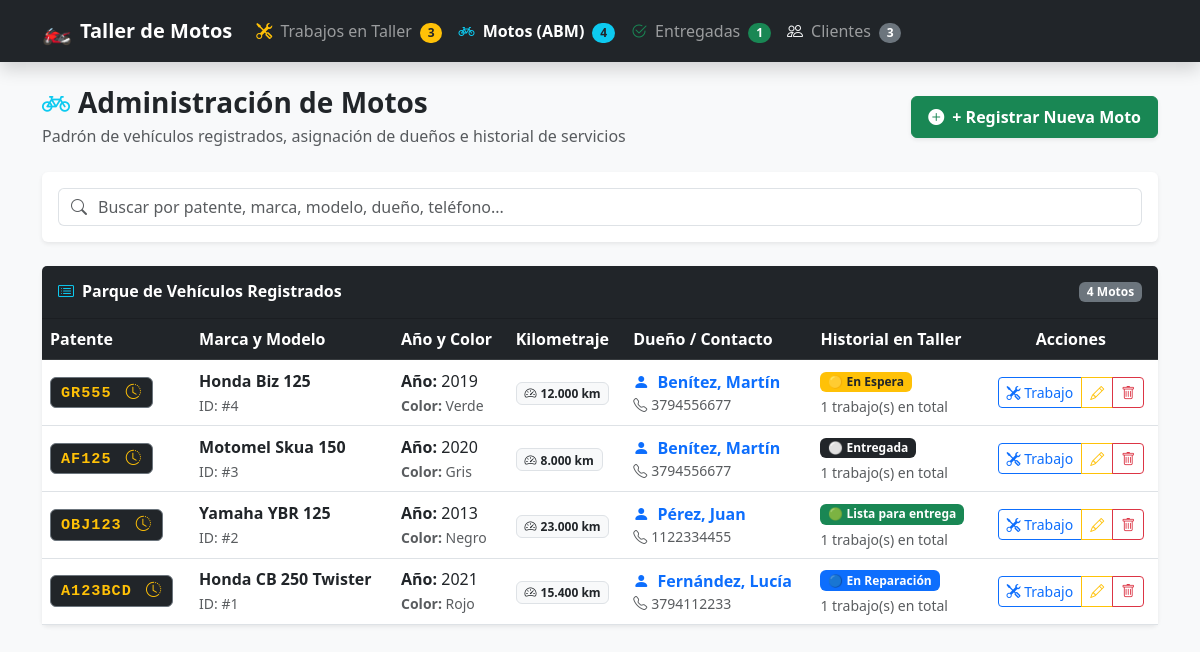
Screenshot of /motos.php with the database file from the repository.
### tables this page shows
CREATE TABLE `motos` (
  `id_moto` int(11) NOT NULL,
  `id_cliente` int(11) NOT NULL,
  `marca` varchar(50) NOT NULL,
  `modelo` varchar(100) NOT NULL,
  `anio` int(11) DEFAULT NULL,
  `patente` varchar(20) NOT NULL,
  `color` varchar(30) DEFAULT NULL,
  `kilometraje` int(11) DEFAULT 0,
  `observaciones` text DEFAULT NULL,
  `estado` enum('En Espera','En Reparacion','Terminado','Entregado') DEFAULT 'En Espera',
  `falla_reportada` text DEFAULT NULL,
  `arreglo_realizado` text DEFAULT NULL,
  `repuestos` text DEFAULT NULL,
  `precio_estimado` decimal(10,2) DEFAULT 0.00,
  `precio_final` decimal(10,2) DEFAULT 0.00,
  `fecha_ingreso` datetime DEFAULT current_timestamp(),
  `fecha_prometida` date DEFAULT NULL,
  `fecha_entrega` datetime DEFAULT NULL
);

CREATE TABLE `clientes` (
  `id_cliente` int(11) NOT NULL,
  `nombre` varchar(100) NOT NULL,
  `apellido` varchar(100) NOT NULL,
  `telefono` varchar(20) NOT NULL,
  `email` varchar(100) DEFAULT NULL,
  `direccion` varchar(200) DEFAULT NULL,
  `fecha_registro` timestamp NOT NULL DEFAULT current_timestamp()
);

### motos.php (the view, shortened to what this page needs)
<?php
require_once 'conexion.php';
$sqlMotos = "SELECT m.*,
                    c.nombre AS cliente_nombre, c.apellido AS cliente_apellido,
                    c.telefono AS cliente_telefono, c.direccion AS cliente_direccion,
                    (SELECT t.estado FROM trabajos t WHERE t.id_moto = m.id_moto ORDER BY t.id_trabajo DESC LIMIT 1) AS ultimo_estado,
                    (SELECT COUNT(*) FROM trabajos t WHERE t.id_moto = m.id_moto) AS total_trabajos
             FROM motos m
             INNER JOIN clientes c ON m.id_cliente = c.id_cliente
             ORDER BY m.id_moto DESC";
$stmtMotos = $pdo->query($sqlMotos);
$motos = $stmtMotos->fetchAll();
?>
<!DOCTYPE html>
<html lang="es">
<head>
    <link href="https://cdn.jsdelivr.net/npm/bootstrap@5.3.0/dist/css/bootstrap.min.css" rel="stylesheet">
    <link href="https://cdn.jsdelivr.net/npm/bootstrap-icons@1.10.5/font/bootstrap-icons.css" rel="stylesheet">
</head>
<body class="bg-light">
    <?php include 'navbar.php'; ?>
    <div class="container mb-5">
        <div class="d-flex flex-wrap justify-content-between align-items-center mb-4 gap-3">
            <div>
                <h3 class="fw-bold mb-1 text-dark">
                    <i class="bi bi-bicycle me-2 text-info"></i>Administración de Motos
                </h3>
                <p class="text-muted mb-0">Padrón de vehículos registrados, asignación de dueños e historial de servicios</p>
            </div>
            <div>
                <a href="nueva_moto.php?solo_moto=1" class="btn btn-success fw-bold shadow-sm px-3 py-2">
                    <i class="bi bi-plus-circle-fill me-1"></i> + Registrar Nueva Moto
                </a>
            </div>
        </div>
        <div class="card shadow-sm border-0 mb-4">
            <div class="card-body p-3">
                <div class="input-group">
                    <span class="input-group-text bg-white border-end-0 text-muted">
                        <i class="bi bi-search"></i>
                    </span>
                    <input type="text" id="buscadorMotos" class="form-control border-start-0 ps-0"
                           placeholder="Buscar por patente, marca, modelo, dueño, teléfono..." onkeyup="filtrarMotos()">
                </div>
            </div>
        </div>
        <div class="card shadow-sm border-0">
            <div class="card-header bg-dark text-white d-flex justify-content-between align-items-center py-3">
                <h5 class="mb-0 fs-6 fw-bold">
                    <i class="bi bi-card-list me-2 text-info"></i>Parque de Vehículos Registrados
                </h5>
                <span class="badge bg-secondary" id="contadorFiltradas"><?php echo count($motos); ?> Motos</span>
            </div>
            <div class="card-body p-0">
                <div class="table-responsive">
                    <table class="table table-hover align-middle mb-0" id="tablaMotos">
                        <thead class="table-dark">
                            <tr>
                                <th>Patente</th>
                                <th>Marca y Modelo</th>
                                <th>Año y Color</th>
                                <th>Kilometraje</th>
                                <th>Dueño / Contacto</th>
                                <th>Historial en Taller</th>
                                <th class="text-center">Acciones</th>
                            </tr>
                        </thead>
                        <tbody>
                            <?php if (empty($motos)): ?>
                                <tr>
                                    <td colspan="7" class="text-center py-5 text-muted">
                                        <i class="bi bi-bicycle fs-1 text-muted d-block mb-2"></i>
                                        <strong>No hay motos registradas en el sistema.</strong>
                                        <p class="small text-muted mb-3">Registrá la primera moto haciendo clic en el botón superior.</p>
                                        <a href="nueva_moto.php?solo_moto=1" class="btn btn-sm btn-success">
                                            <i class="bi bi-plus-circle me-1"></i> + Registrar Moto
                                        </a>
                                    </td>
                                </tr>
                            <?php else: ?>
                                <?php foreach ($motos as $m):
                                    $estado = $m['ultimo_estado'] ?? 'Sin trabajos';
                                    $badgeClass = 'bg-secondary';
                                    if ($estado === 'En Espera') $badgeClass = 'bg-warning text-dark';
                                    if ($estado === 'En Reparacion') $badgeClass = 'bg-primary text-white';
                                    if ($estado === 'Terminado') $badgeClass = 'bg-success text-white';
                                    if ($estado === 'Entregado') $badgeClass = 'bg-dark text-white';
                                ?>
                                    <tr class="fila-moto"
                                        data-search="<?php echo strtolower(htmlspecialchars($m['patente'] . ' ' . $m['marca'] . ' ' . $m['modelo'] . ' ' . $m['color'] . ' ' . $m['anio'] . ' ' . $m['cliente_nombre'] . ' ' . $m['cliente_apellido'] . ' ' . $m['cliente_telefono'])); ?>">
                                        <td>
                                            <a href="historial_moto.php?id=<?php echo (int)$m['id_moto']; ?>" class="text-decoration-none" title="Ver historial de esta moto"><span class="badge bg-dark badge-patente border border-secondary text-warning"><?php echo htmlspecialchars($m['patente']); ?> <i class="bi bi-clock-history ms-1"></i></span></a>
                                        </td>
                                        <td>
                                            <div class="fw-bold text-dark fs-6">
                                                <?php echo htmlspecialchars($m['marca'] . ' ' . $m['modelo']); ?>
                                            </div>
                                            <small class="text-muted">ID: #<?php echo $m['id_moto']; ?></small>
                                        </td>
                                        <td>
                                            <span class="d-block text-dark">
                                                <strong>Año:</strong> <?php echo !empty($m['anio']) ? $m['anio'] : '<span class="text-muted">-</span>'; ?>
                                            </span>
                                            <small class="text-muted">
                                                <strong>Color:</strong> <?php echo !empty($m['color']) ? htmlspecialchars($m['color']) : '<span class="text-muted">No especificado</span>'; ?>
                                            </small>
                                        </td>
                                        <td>
                                            <span class="badge bg-light text-dark border">
                                                <i class="bi bi-speedometer2 me-1"></i><?php echo number_format($m['kilometraje'] ?? 0, 0, ',', '.'); ?> km
                                            </span>
                                        </td>
                                        <td>
                                            <div class="fw-bold text-primary">
                                                <i class="bi bi-person-fill me-1"></i>
                                                <?php echo htmlspecialchars($m['cliente_apellido'] . ', ' . $m['cliente_nombre']); ?>
                                            </div>
                                            <small class="text-muted d-block">
                                                <i class="bi bi-telephone me-1"></i><?php echo htmlspecialchars($m['cliente_telefono']); ?>
                                            </small>
                                        </td>
                                        <td>
                                            <span class="badge <?php echo $badgeClass; ?> p-1.5 px-2">
                                                <?php
                                                    if ($estado === 'Terminado') echo '🟢 Lista para entrega';
                                                    elseif ($estado === 'Entregado') echo '⚪ Entregada';
                                                    elseif ($estado === 'En Reparacion') echo '🔵 En Reparación';
                                                    elseif ($estado === 'En Espera') echo '🟡 En Espera';
                                                    else echo '⚪ Sin trabajos';
                                                ?>
                                            </span>
                                            <small class="d-block text-muted mt-1">
                                                <?php echo $m['total_trabajos']; ?> trabajo(s) en total
                                            </small>
                                        </td>
                                        <td class="text-center">
                                            <div class="btn-group btn-group-sm">
                                                <a href="nueva_moto.php?id_moto=<?php echo $m['id_moto']; ?>" class="btn btn-outline-primary" title="Abrir orden de trabajo en taller">
                                                    <i class="bi bi-tools"></i> Trabajo
                                                </a>
                                                <a href="editar_moto.php?id=<?php echo $m['id_moto']; ?>" class="btn btn-outline-warning" title="Editar datos del vehículo">
                                                    <i class="bi bi-pencil"></i>
                                                </a>
                                                <a href="eliminar_moto.php?id=<?php echo $m['id_moto']; ?>" class="btn btn-outline-danger"
                                                   onclick="return confirm('¿Seguro que deseas eliminar el registro de esta moto del padrón?');" title="Eliminar moto">
                                                    <i class="bi bi-trash"></i>
                                                </a>
                                            </div>
                                        </td>
                                    </tr>
                                <?php endforeach; ?>
                            <?php endif; ?>
                        </tbody>
                    </table>
                </div>
            </div>
        </div>
    </div>
</body>
</html>

### motos.php (style rules this page uses)
.badge-patente { font-family: monospace; letter-spacing: 1px; font-size: 0.95rem; padding: 6px 10px; border-radius: 6px; }

### rows the page displays
motos: patente "GR555", marca+modelo "Honda Biz 125", id_moto "4", anio "2019", color "Verde", kilometraje "12.000", id_cliente.nombre "Benítez, Martín", id_cliente.telefono "3794556677", shows "🟡 En Espera", total_trabajos "1"
motos: patente "AF125", marca+modelo "Motomel Skua 150", id_moto "3", anio "2020", color "Gris", kilometraje "8.000", id_cliente.nombre "Benítez, Martín", id_cliente.telefono "3794556677", shows "⚪ Entregada", total_trabajos "1"
motos: patente "OBJ123", marca+modelo "Yamaha YBR 125", id_moto "2", anio "2013", color "Negro", kilometraje "23.000", id_cliente.nombre "Pérez, Juan", id_cliente.telefono "1122334455", shows "🟢 Lista para entrega", total_trabajos "1"
motos: patente "A123BCD", marca+modelo "Honda CB 250 Twister", id_moto "1", anio "2021", color "Rojo", kilometraje "15.400", id_cliente.nombre "Fernández, Lucía", id_cliente.telefono "3794112233", shows "🔵 En Reparación", total_trabajos "1"

### other values shown
$totalActivas "3"
$totalMotos "4"
$totalEntregadas "1"
$totalClientes "3"
count($motos) "4"
